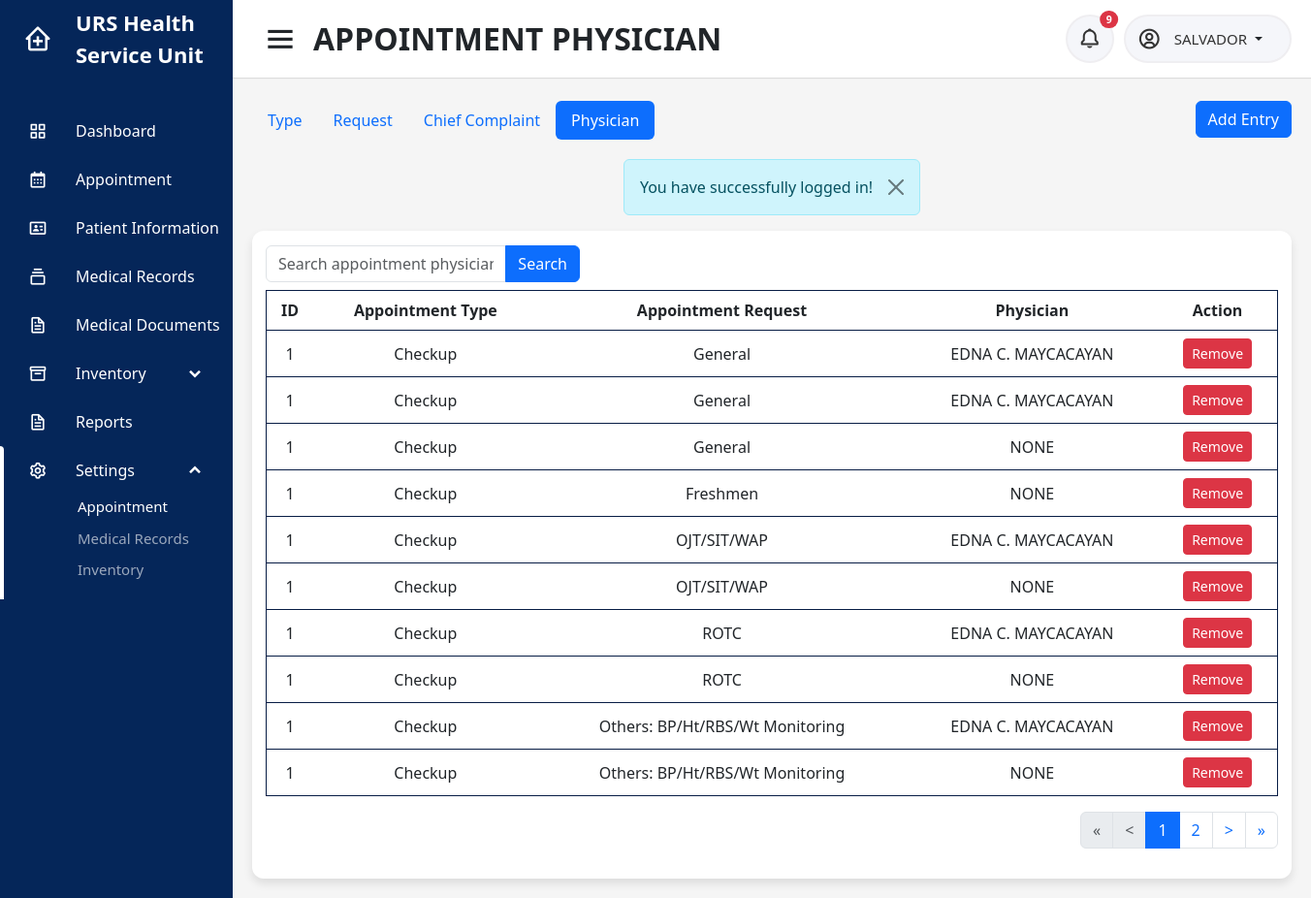
The app's page /users/nurse/appphysician_set.php (signed in), older data.
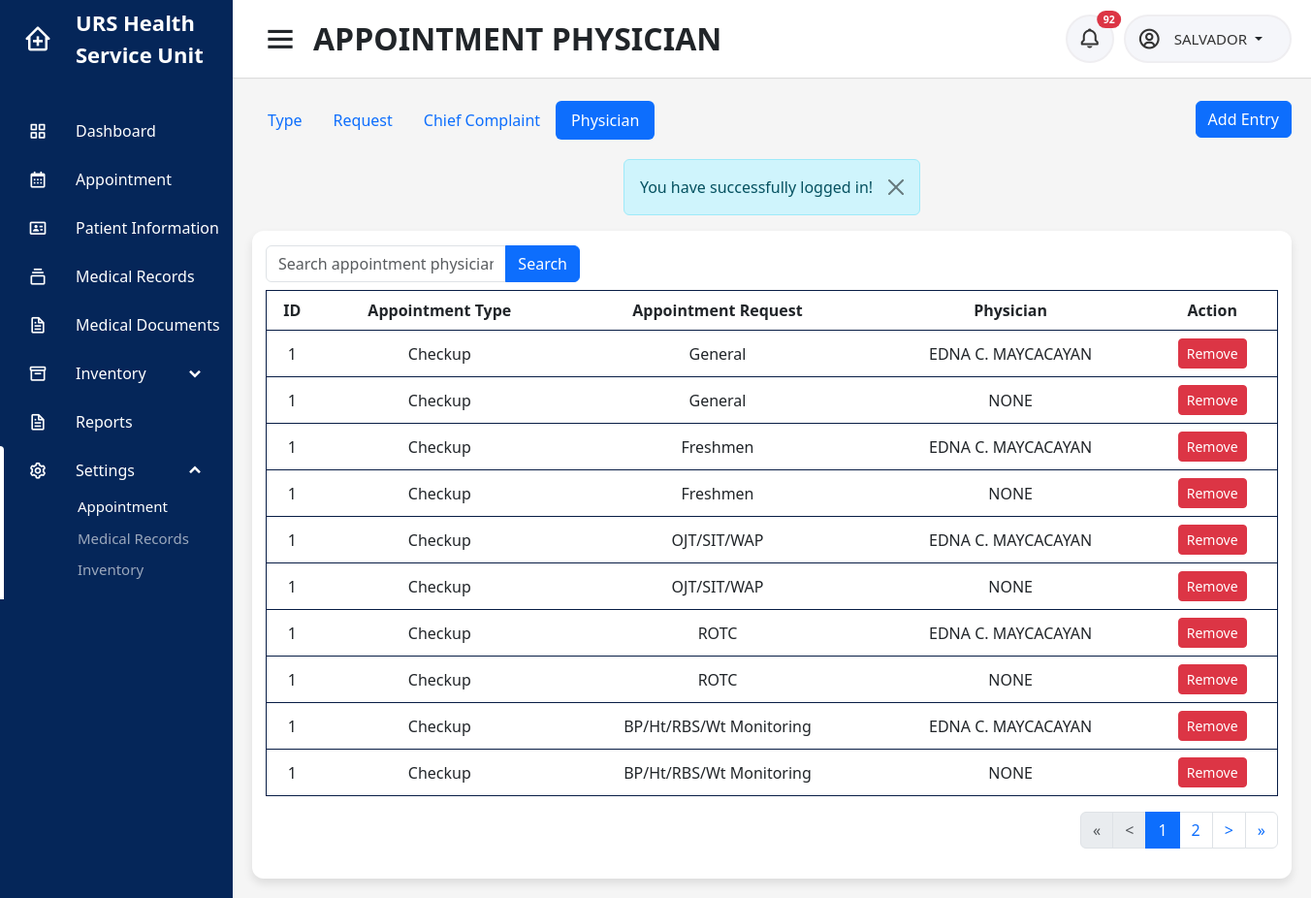
The same page, newer data.
### tables this page shows
CREATE TABLE `appointment_physician` (
  `id` int(11) NOT NULL,
  `purpose` int(11) NOT NULL,
  `physician` tinytext NOT NULL
);

CREATE TABLE `appointment_type` (
  `id` int(11) NOT NULL,
  `type` varchar(45) NOT NULL
);

CREATE TABLE `appointment_purpose` (
  `id` int(11) NOT NULL,
  `type` int(11) NOT NULL,
  `purpose` varchar(45) NOT NULL
);

### users/nurse/appphysician_set.php (the view, shortened to what the changed rows need)
<?php
include('../../connection.php');
$userid = $_SESSION['userid'];
$campus = $_SESSION['campus'];
if (isset($_GET['physician'])) {
    $physician = isset($_GET['physician']) ? $_GET['physician'] : '';
    $whereClause = "";
    if ($physician !== '') {
        $whereClause .= " WHERE physician LIKE '%$physician%'";
    }
    $sql_count = "SELECT COUNT(*) AS total_rows FROM appointment_physician ap INNER JOIN appointment_purpose p ON p.id=ap.purpose INNER JOIN appointment_type t ON t.id=p.type $whereClause ORDER BY ap.purpose, ap.physician";
} else {
    $sql_count = "SELECT COUNT(*) AS total_rows FROM appointment_physician ap INNER JOIN appointment_purpose p ON p.id=ap.purpose INNER JOIN appointment_type t ON t.id=p.type ORDER BY ap.purpose, ap.physician";
}
$count_result = $conn->query($sql_count);
if ($count_result) {
    $count_row = $count_result->fetch_assoc();
    $nr_of_rows = $count_row['total_rows'];
} else {
    echo "Error: " . $conn->error;
}
$rows_per_page = 10;
$page = isset($_GET['page']) ? $_GET['page'] : 1;
$start = ($page - 1) * $rows_per_page;
$pages = ceil($nr_of_rows / $rows_per_page);
$start_loop = $page > 2 ? $page - 2 : 1;
$end_loop = $page < $pages - 2 ? $page + 2 : $pages;
?>
<!DOCTYPE html>
<html lang="en" dir="ltr">
<head>
    <?php include('../../includes/header.php'); ?>
</head>
<body id="<?php echo $id ?>">
    <section class="home-section">
        <nav>
            <div class="right-nav">
                <div class="notification-button">
                    <button type="button" class="btn btn-sm position-relative" onclick="window.location.href = 'notification'">
                        <i class='bx bx-bell'></i>
                        <?php
                        $sql = "SELECT au.id, au.user, au.campus, au.activity, au.datetime, au.status, ac.firstname, ac.middlename, ac.lastname, ac.campus, i.image FROM audit_trail au INNER JOIN account ac ON ac.accountid = au.user INNER JOIN patient_image i ON i.patient_id = au.user WHERE ((au.activity LIKE '%added a walk-in schedule%' AND au.activity LIKE '%$campus%') OR (au.activity LIKE '%cancelled a walk-in schedule%' AND au.activity LIKE '%$campus%') OR au.activity LIKE 'sent%' OR au.activity LIKE 'cancelled%' OR au.activity LIKE 'uploaded medical document%' OR au.activity LIKE '%expired%') AND au.status='unread' AND au.user != '$userid' ORDER BY au.datetime DESC";
                        $result = mysqli_query($conn, $sql);
                        if ($row = mysqli_num_rows($result)) {
                        ?>
                            <span class="position-absolute top-0 start-100 translate-middle badge rounded-pill bg-danger">
                                <?= $row ?>
                            </span>
                        <?php
                        }
                        ?>
                    </button>
                </div>
            </div>
        </nav>
        <div class="home-content">
            <div class="overview-boxes">
                        <?php include('modals/appphysician_set_modal.php'); ?>
                <div class="content">
                    <div class="row">
                        <div class="col-sm-12">
                            <div class="table-responsive">
                                <table class="table">
                                    <thead class="head">
                                        <tr>
                                            <th>ID</th>
                                            <th>Appointment Type</th>
                                            <th>Appointment Request</th>
                                            <th>Physician</th>
                                            <th>Action</th>
                                        </tr>
                                    </thead>
                                    <tbody>
                                        <?php
                                        if (isset($_GET['physician']) && $_GET['physician'] != '') {
                                            $physician = $_GET['physician'];
                                            $count = 1;
                                            $sql = "SELECT * FROM appointment_physician ap INNER JOIN appointment_purpose p ON p.id=ap.purpose INNER JOIN appointment_type t ON t.id=p.type WHERE physician LIKE '%$physician%' ORDER BY ap.purpose, ap.physician LIMIT $start, $rows_per_page";
                                            $result = mysqli_query($conn, $sql);
                                        } else {
                                            $sql = "SELECT * FROM appointment_physician ap INNER JOIN appointment_purpose p ON p.id=ap.purpose INNER JOIN appointment_type t ON t.id=p.type ORDER BY ap.purpose, ap.physician LIMIT $start, $rows_per_page";
                                            $result = mysqli_query($conn, $sql);
                                        }
                                        if ($result) {
                                            if (mysqli_num_rows($result) > 0) {
                                                foreach ($result as $data) {
                                        ?>
                                                    <tr>
                                                        <td><?php echo $data['id']; ?></td>
                                                        <td><?php echo $data['type']; ?></td>
                                                        <td><?php echo $data['purpose']; ?></td>
                                                        <td><?php echo $data['physician']; ?></td>
                                                        <td>
                                                            <button type="button" class="btn btn-danger btn-sm" data-bs-toggle="modal" data-bs-target="#removephysician_set<?php echo $data['id'] ?>">Remove</button>
                                                        </td>
                                                    </tr>
                                                <?php
                                                }
                                            }
                                        }
                                        ?>
                                    </tbody>
                                </table>
                                <ul class="pagination justify-content-end">
                                    <?php
                                    if (mysqli_num_rows($result) > 0) : ?>
                                        <?php for ($i = $start_loop; $i <= $end_loop; $i++) : ?>
                                            <li class="page-item <?php echo $page == $i ? 'active' : ''; ?>">
                                                <a class="page-link" href="?<?= isset($_GET['physician']) ? 'physician=' . $_GET['physician'] . '&' : '' ?>page=<?= $i; ?>"><?= $i; ?></a>
                                            </li>
                                        <?php endfor; ?>
                                    <?php endif; ?>
                                </ul>
                            </div>
                        </div>
                    </div>
                </div>
            </div>
        </div>
    </section>
</body>
</html>

Row changes from the older to the newer data that the page shows:
no longer on one of the page's lists (row unchanged): appointment_physician: appointment_type.id "1", appointment_type.type "Checkup", appointment_purpose.purpose "General", physician "EDNA C. MAYCACAYAN"
now on this page (row edited): appointment_physician: appointment_type.id "1", appointment_type.type "Checkup", appointment_purpose.purpose "Freshmen", physician "EDNA C. MAYCACAYAN"
changed through a linked row, appointment_physician (number 9 of 10 on the later page): appointment_purpose.purpose "Others: BP/Ht/RBS/Wt Monitoring" → "BP/Ht/RBS/Wt Monitoring"
changed through a linked row, appointment_physician (number 10 of 10 on the later page): appointment_purpose.purpose "Others: BP/Ht/RBS/Wt Monitoring" → "BP/Ht/RBS/Wt Monitoring"
Text that changed along with them:
$row: "9" → "92"
